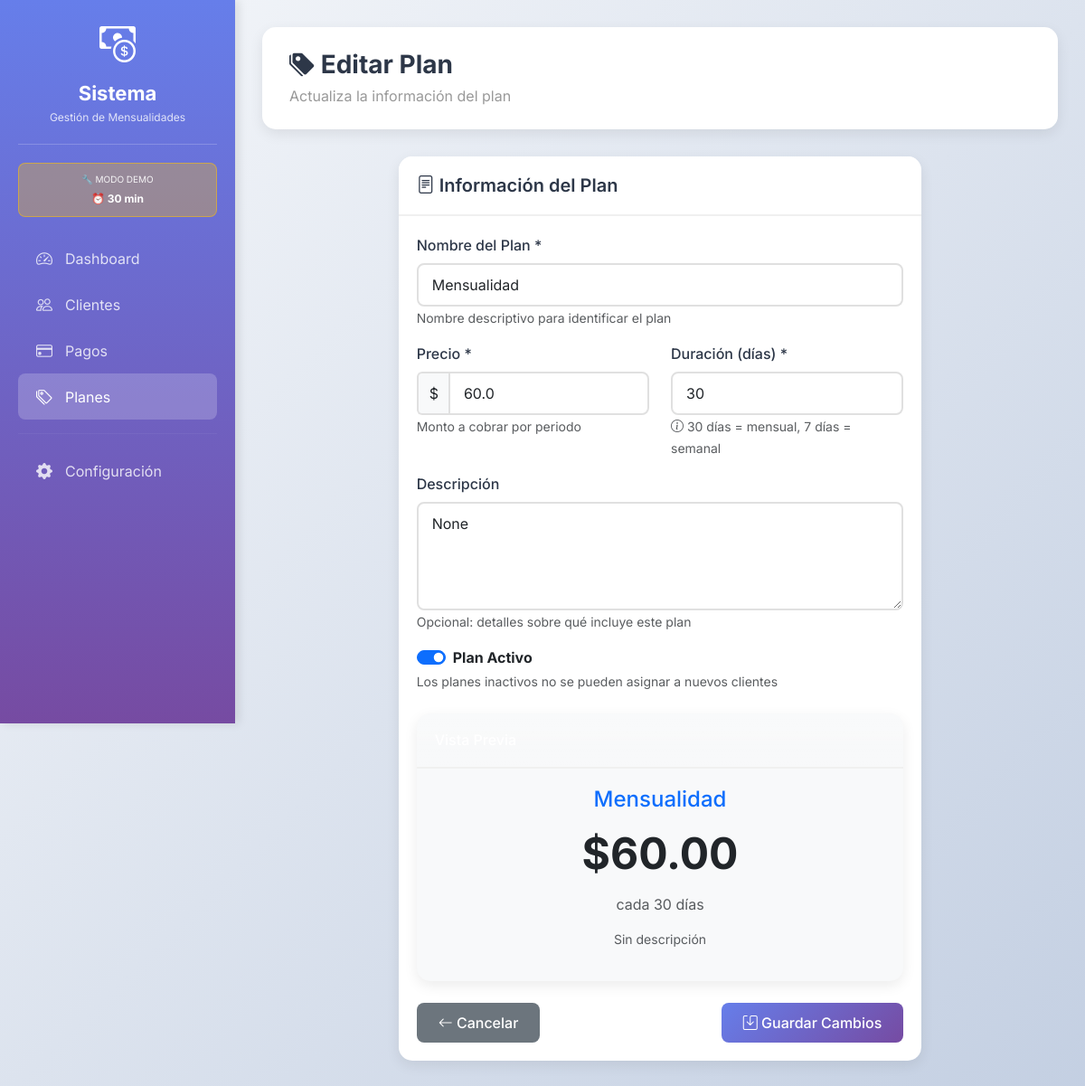
The page /planes/1/editar on the database its author committed.
### app.py (models this page shows, shortened)
class Plan(db.Model):
    __tablename__ = 'plan'
    id = db.Column(db.Integer, primary_key=True)
    nombre = db.Column(db.String(100), nullable=False)
    precio = db.Column(db.Float, nullable=False)
    duracion_dias = db.Column(db.Integer, nullable=False, default=30)
    descripcion = db.Column(db.Text)
    activo = db.Column(db.Boolean, default=True, index=True)
    fecha_creacion = db.Column(db.DateTime, default=datetime.utcnow)
    clientes = db.relationship('Cliente', backref='plan', lazy=True)

### app.py (the view, shortened to what this page needs)
@app.route('/planes/<int:id>/editar', methods=['GET', 'POST'])
@requiere_licencia
def plan_editar(id):
    plan = Plan.query.get_or_404(id)
    return render_template('planes/formulario.html', plan=plan)

### app.py (called while the page is built)
def requiere_licencia(f):
    @wraps(f)
    def decorated_function(*args, **kwargs):
        es_demo, mensaje, info = license_manager.verificar_licencia_activa()
        if info.get('bloqueado'):
            return redirect(url_for('blockscreen'))
        session['es_demo'] = es_demo
        session['licencia_info'] = info
        session['licencia_mensaje'] = mensaje
        return f(*args, **kwargs)
    return decorated_function

### license_manager.py (called while the page is built, shortened)
    def _crear_backups_db(self):
        try:
            import shutil
            if self.db_file.exists():
                shutil.copy2(self.db_file, self.db_backup_1)
                shutil.copy2(self.db_file, self.db_backup_2)
        except Exception as e:
            print(f"⚠️ Error creando backups: {e}")

    def _restaurar_db_desde_backup(self):
        backups = [self.db_backup_1, self.db_backup_2]
        for backup in backups:
            if backup.exists():
                try:
                    import shutil
                    shutil.copy2(backup, self.db_file)
                    self._registrar_evento("restauracion_db", f"BD restaurada desde {backup.name}")
                    return True
                except:
                    continue
        return False

    def _registrar_evento(self, tipo, descripcion, hardware_id=None):
        try:
            conn = sqlite3.connect(str(self.db_file))
            cursor = conn.cursor()
            cursor.execute('''
                INSERT INTO eventos (tipo, descripcion, hardware_id)
                VALUES (?, ?, ?)
            ''', (tipo, descripcion, hardware_id or self.generar_hardware_id()))
            conn.commit()
            conn.close()
        except Exception as e:
            print(f"⚠️ Error registrando evento: {e}")

    def verificar_demo(self):
        try:
            if not self.db_file.exists():
                self._registrar_evento("intento_eliminacion", "🚨 Intento de eliminar BD detectado")
                if self._restaurar_db_desde_backup():
                    return self._verificar_intentos_reseteo()
                else:
                    success, msg = self.iniciar_demo()
                    if success:
                        return True, self.demo_duracion_minutos, msg
                    return False, 0, msg
        except Exception as e:
            print(f"⚠️ Error verificando DEMO: {e}")
            return False, 0, f"❌ Error verificando DEMO: {str(e)}"

### templates/planes/formulario.html (shortened to what this page needs)
{% extends "base.html" %}
{% block content %}
<div class="page-header">
    <h2>
        <i class="bi bi-tags-{{ 'fill' if plan else '' }}"></i>
        {{ 'Editar Plan' if plan else 'Nuevo Plan' }}
    </h2>
    <p>{{ 'Actualiza la información del plan' if plan else 'Define un nuevo plan de servicio o mensualidad' }}</p>
</div>
<div class="row">
    <div class="col-md-8 mx-auto">
        <div class="card">
            <div class="card-header">
                <h5 class="card-title"><i class="bi bi-file-text"></i> Información del Plan</h5>
            </div>
            <div class="card-body">
                <form method="POST">
                    <div class="mb-3">
                        <label for="nombre" class="form-label">Nombre del Plan *</label>
                        <input type="text"
                               class="form-control"
                               id="nombre"
                               name="nombre"
                               value="{{ plan.nombre if plan else '' }}"
                               placeholder="Ej: Plan Básico, Plan Premium, Mensualidad Gym"
                               required
                               autofocus>
                        <small class="text-muted">Nombre descriptivo para identificar el plan</small>
                    </div>
                    <div class="row">
                        <div class="col-md-6 mb-3">
                            <label for="precio" class="form-label">Precio *</label>
                            <div class="input-group">
                                <span class="input-group-text">$</span>
                                <input type="number"
                                       class="form-control"
                                       id="precio"
                                       name="precio"
                                       step="0.01"
                                       min="0.01"
                                       value="{{ plan.precio if plan else '' }}"
                                       required>
                            </div>
                            <small class="text-muted">Monto a cobrar por periodo</small>
                        </div>
                        <div class="col-md-6 mb-3">
                            <label for="duracion_dias" class="form-label">Duración (días) *</label>
                            <input type="number"
                                   class="form-control"
                                   id="duracion_dias"
                                   name="duracion_dias"
                                   min="1"
                                   value="{{ plan.duracion_dias if plan else '30' }}"
                                   required>
                            <small class="text-muted">
                                <i class="bi bi-info-circle"></i>
                                30 días = mensual, 7 días = semanal
                            </small>
                        </div>
                    </div>
                    <div class="mb-3">
                        <label for="descripcion" class="form-label">Descripción</label>
                        <textarea class="form-control"
                                  id="descripcion"
                                  name="descripcion"
                                  rows="4"
                                  placeholder="Describe los beneficios y características del plan...">{{ plan.descripcion if plan else '' }}</textarea>
                        <small class="text-muted">Opcional: detalles sobre qué incluye este plan</small>
                    </div>
                    {% if plan %}
                    <div class="mb-4">
                        <div class="form-check form-switch">
                            <input class="form-check-input"
                                   type="checkbox"
                                   id="activo"
                                   name="activo"
                                   {% if plan.activo %}checked{% endif %}>
                            <label class="form-check-label" for="activo">
                                <strong>Plan Activo</strong>
                            </label>
                        </div>
                        <small class="text-muted">
                            Los planes inactivos no se pueden asignar a nuevos clientes
                        </small>
                    </div>
                    {% endif %}
                    <div class="card bg-light mb-4">
                        <div class="card-header bg-gradient" style="background: linear-gradient(135deg, #667eea 0%, #764ba2 100%); color: white;">
                            <h6 class="mb-0">Vista Previa</h6>
                        </div>
                        <div class="card-body text-center">
                            <h4 id="preview-nombre" class="text-primary">{{ plan.nombre if plan else 'Nombre del Plan' }}</h4>
                            <h2 class="display-5 fw-bold my-3">
                                $<span id="preview-precio">{{ "%.2f"|format(plan.precio) if plan else '0.00' }}</span>
                            </h2>
                            <p class="text-muted">
                                cada <span id="preview-dias">{{ plan.duracion_dias if plan else '30' }}</span> días
                            </p>
                            <p id="preview-descripcion" class="small text-muted mt-3">
                                {{ plan.descripcion if plan and plan.descripcion else 'Sin descripción' }}
                            </p>
                        </div>
                    </div>
                    <div class="d-flex justify-content-between mt-4">
                        <a href="{{ url_for('planes') }}" class="btn btn-secondary">
                            <i class="bi bi-arrow-left"></i> Cancelar
                        </a>
                        <button type="submit" class="btn btn-primary">
                            <i class="bi bi-{{ 'save' if plan else 'plus-circle' }}"></i>
                            {{ 'Guardar Cambios' if plan else 'Crear Plan' }}
                        </button>
                    </div>
                </form>
            </div>
        </div>
    </div>
</div>
{% endblock %}

### static/css/styles.css (style rules this page uses)
:root { --primary-color: #667eea; --secondary-color: #764ba2; --success-color: #38ef7d; --danger-color: #f5576c; --warning-color: #ffc107; --dark-color: #2d3748; --sidebar-width: 260px; --header-height: 70px; }
* { margin: 0; padding: 0; box-sizing: border-box; }
html { scroll-behavior: smooth; }
body { font-family: 'Inter', sans-serif; background: linear-gradient(135deg, #f5f7fa 0%, #c3cfe2 100%); min-height: 100vh; overflow-x: hidden; }
.page-header { background: white; padding: 25px 30px; border-radius: 15px; margin-bottom: 30px; box-shadow: 0 5px 15px rgba(0,0,0,0.08); }
.page-header h2 { margin: 0; color: var(--dark-color); font-weight: 700; font-size: 28px; }
.page-header p { margin: 5px 0 0 0; color: #999; }
.card { border: none; border-radius: 15px; box-shadow: 0 5px 15px rgba(0,0,0,0.08); transition: transform 0.3s ease, box-shadow 0.3s ease; margin-bottom: 30px; background: white; }
.card-header { background: white; border-bottom: 2px solid #f0f0f0; padding: 20px; border-radius: 15px 15px 0 0 !important; }
.card-title { font-weight: 600; color: var(--dark-color); margin: 0; }
.card-body { padding: 20px; }
.btn { border-radius: 8px; padding: 10px 24px; font-weight: 500; transition: all 0.3s ease; border: none; }
.btn-primary { background: linear-gradient(135deg, var(--primary-color), var(--secondary-color)); border: none; color: white; }
.form-control, .form-select { border-radius: 8px; border: 2px solid #e0e0e0; padding: 10px 15px; transition: all 0.3s ease; font-size: 16px; }
.form-label { font-weight: 500; color: var(--dark-color); margin-bottom: 8px; }
.input-group-text { background-color: #f8f9fa; border: 2px solid #e0e0e0; border-right: none; }

### static/css/responsive.css (style rules this page uses)
:root { --primary-color: #667eea; --secondary-color: #764ba2; --success-color: #38ef7d; --danger-color: #f5576c; --warning-color: #ffc107; --dark-color: #2d3748; --sidebar-width: 260px; }
* { margin: 0; padding: 0; box-sizing: border-box; }
body { font-family: 'Inter', sans-serif; background: linear-gradient(135deg, #f5f7fa 0%, #c3cfe2 100%); min-height: 100vh; }
.card { border: none; border-radius: 15px; box-shadow: 0 5px 15px rgba(0,0,0,0.08); transition: transform 0.3s, box-shadow 0.3s; margin-bottom: 30px; background: white; }
.card-header { background: white; border-bottom: 2px solid #f0f0f0; padding: 20px; border-radius: 15px 15px 0 0 !important; }
.card-title { font-weight: 600; color: var(--dark-color); margin: 0; }
.btn { border-radius: 8px; padding: 10px 24px; font-weight: 500; transition: all 0.3s; border: none; }
.btn-primary { background: linear-gradient(135deg, var(--primary-color), var(--secondary-color)); border: none; color: white; }
.form-control, .form-select { border-radius: 8px; border: 2px solid #e0e0e0; padding: 10px 15px; transition: all 0.3s; font-size: 16px; }
.form-label { font-weight: 500; color: var(--dark-color); margin-bottom: 8px; }
.page-header { background: white; padding: 25px 30px; border-radius: 15px; margin-bottom: 30px; box-shadow: 0 5px 15px rgba(0,0,0,0.08); }
.page-header h2 { margin: 0; color: var(--dark-color); font-weight: 700; font-size: 28px; }
.page-header p { margin: 5px 0 0 0; color: #999; }
html { scroll-behavior: smooth; }

### rows shown on the page
Plan: nombre "Mensualidad", precio "60.0", duracion_dias "30", descripcion "None", activo "☑", precio "60.00", descripcion "Sin descripción"

### other values the page prints
{{ session.get('licencia_info', {}).get('minutos_restantes') }} "30"
{{ 'Editar Plan' if plan else 'Nuevo Plan' }} "Editar Plan"
{{ 'Guardar Cambios' if plan else 'Crear Plan' }} "Guardar Cambios"
